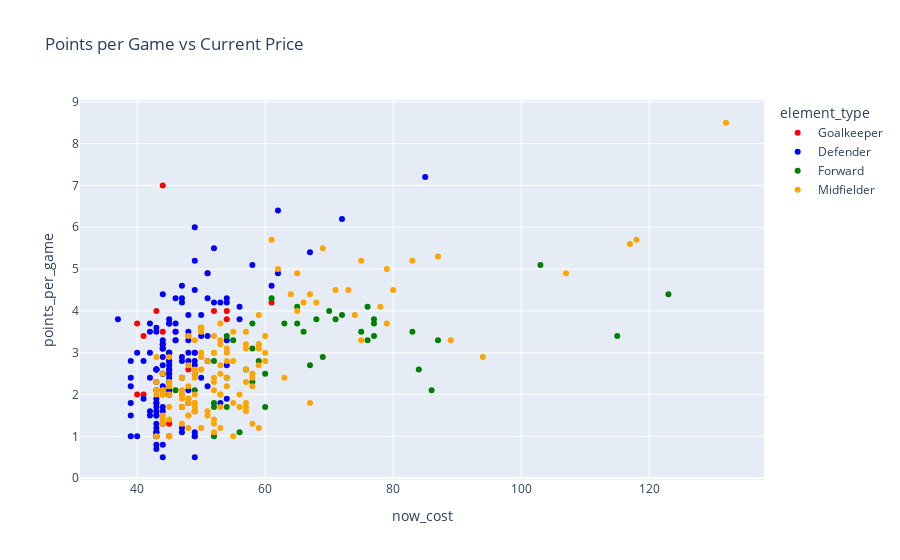

The code cell stored with this chart in its notebook:
### Code cell
df['points_per_game'] = pd.to_numeric(df['points_per_game'])
df['xA'] = pd.to_numeric(df['xA'])
df['xG'] = pd.to_numeric(df['xG'])
df['shots'] = pd.to_numeric(df['shots'])
df['key_passes'] = pd.to_numeric(df['key_passes'])
df['selected_by_percent'] = pd.to_numeric(df['selected_by_percent'])
df['form'] = pd.to_numeric(df['form'])

px.scatter(df, 
           x='now_cost', y='points_per_game',
           color='element_type',
           color_discrete_map=position_colors,
           hover_data= ['player_name', 'games'],
           title='Points per Game vs Current Price'
              )


#sns.scatterplot(x = df['now_cost'], y = df['points_per_game'], hue=df['element_type'], palette=position_colors)

### Figure 1 — Plotly figure (JSON) as saved in the notebook; plotly's stock layout.template omitted (floating-point values rounded to 4 significant figures; data arrays with more than 128 entries replaced by an {"elided": "..."} marker saying what was removed)
{"data": [{"customdata": [["Bernd Leno", 3], ["Aaron Ramsdale", 22], ["Álvaro Fernández", 12], ["Jonas Lössl", 2], ["Jason Steele", 1], ["Robert Sánchez", 26], ["Nick Pope", 24], ["Wayne Hennessey", 2], ["Edouard Mendy", 23], ["Vicente Guaita", 23], ["Jack Butland", 6], ["Jordan Pickford", 24], ["Kasper Schmeichel", 25], ["Illan Meslier", 28], ["Caoimhin Kelleher", 2], ["Zack Steffen", 1], ["David de Gea", 28], ["Karl Darlow", 8], ["Martin Dubravka", 15], ["Tim Krul", 21], ["Angus Gunn", 7], ["Fraser Forster", 11], ["Willy Caballero", 2], ["Hugo Lloris", 26], ["Ben Foster", 17], ["Daniel Bachmann", 11], ["Lukasz Fabianski", 27], ["Alphonse Areola", 1]], "hovertemplate": "element_type=Goalkeeper<br>now_cost=%{x}<br>points_per_game=%{y}<br>player_name=%{customdata[0]}<br>games=%{customdata[1]}<extra></extra>", "legendgroup": "Goalkeeper", "marker": {"color": "red", "symbol": "circle"}, "mode": "markers", "name": "Goalkeeper", "orientation": "v", "showlegend": true, "type": "scatter", "x": [45, 51, 45, 45, 40, 46, 54, 45, 61, 46, 44, 49, 48, 48, 43, 44, 52, 45, 44, 45, 40, 44, 43, 54, 41, 41, 50, 47], "xaxis": "x", "y": [1.3, 4.9, 2.6, 1, 2, 3.3, 3.8, 2, 4.2, 3.5, 3.2, 3, 3.4, 2.6, 4, 7, 4, 2.5, 3.5, 2.8, 3.7, 3.2, 1, 4, 3.4, 2, 3.6, 2], "yaxis": "y"}, {"customdata": {"elided": "132x2 mixed values"}, "hovertemplate": "element_type=Defender<br>now_cost=%{x}<br>points_per_game=%{y}<br>player_name=%{customdata[0]}<br>games=%{customdata[1]}<extra></extra>", "legendgroup": "Defender", "marker": {"color": "blue", "symbol": "circle"}, "mode": "markers", "name": "Defender", "orientation": "v", "showlegend": true, "type": "scatter", "x": {"elided": "132 int values"}, "xaxis": "x", "y": {"elided": "132 float values"}, "yaxis": "y"}, {"customdata": [["Alexandre Lacazette", 20], ["Ollie Watkins", 24], ["Danny Ings", 21], ["Ivan Toney", 23], ["Neal Maupay", 25], ["Danny Welbeck", 14], ["Jay Rodriguez", 22], ["Ashley Barnes", 15], ["Matej Vydra", 16], ["Wout Weghorst", 8], ["Timo Werner", 13], ["Romelu Lukaku", 18], ["Christian Benteke", 22], ["Jordan Ayew", 24], ["Jean-Philippe Mateta", 13], ["Odsonne Edouard", 22], ["Dominic Calvert-Lewin", 9], ["Salomón Rondón", 14], ["Jamie Vardy", 18], ["Kelechi Iheanacho", 17], ["Patson Daka", 13], ["Patrick Bamford", 7], ["Joe Gelhardt", 12], ["Roberto Firmino", 15], ["Edinson Cavani", 11], ["Chris Wood", 25], ["Callum Wilson", 15], ["Allan Saint-Maximin", 24], ["Teemu Pukki", 27], ["Adam Idah", 17], ["Joshua Sargent", 24], ["Che Adams", 22], ["Armando Broja", 24], ["Shane Long", 7], ["Adam Armstrong", 20], ["Harry Kane", 25], ["Emmanuel Dennis", 26], ["Joshua King", 25], ["Michail Antonio", 27], ["Raúl Jiménez", 26], ["Fabio Silva", 15], ["Hee-Chan Hwang", 20]], "hovertemplate": "element_type=Forward<br>now_cost=%{x}<br>points_per_game=%{y}<br>player_name=%{customdata[0]}<br>games=%{customdata[1]}<extra></extra>", "legendgroup": "Forward", "marker": {"color": "Green", "symbol": "circle"}, "mode": "markers", "name": "Forward", "orientation": "v", "showlegend": true, "type": "scatter", "x": [83, 75, 77, 65, 65, 59, 52, 52, 52, 66, 86, 115, 60, 58, 52, 63, 77, 60, 103, 69, 71, 77, 46, 87, 84, 67, 72, 68, 58, 49, 54, 70, 55, 54, 57, 123, 61, 58, 76, 76, 56, 54], "xaxis": "x", "y": [3.5, 3.5, 3.8, 4.1, 3.7, 2.8, 1.8, 1, 1.7, 3.5, 2.1, 3.4, 2.5, 2.3, 2.8, 3.7, 3.4, 1.7, 5.1, 2.9, 3.8, 3.7, 2.1, 3.3, 2.6, 2.7, 3.9, 3.8, 3.7, 2.1, 2.4, 4, 3.3, 1.7, 2.6, 4.4, 4.3, 3.1, 4.1, 3.3, 1.1, 3.4], "yaxis": "y"}, {"customdata": {"elided": "143x2 mixed values"}, "hovertemplate": "element_type=Midfielder<br>now_cost=%{x}<br>points_per_game=%{y}<br>player_name=%{customdata[0]}<br>games=%{customdata[1]}<extra></extra>", "legendgroup": "Midfielder", "marker": {"color": "Orange", "symbol": "circle"}, "mode": "markers", "name": "Midfielder", "orientation": "v", "showlegend": true, "type": "scatter", "x": {"elided": "143 int values"}, "xaxis": "x", "y": {"elided": "143 float values"}, "yaxis": "y"}], "layout": {"legend": {"title": {"text": "element_type"}, "tracegroupgap": 0}, "title": {"text": "Points per Game vs Current Price"}, "xaxis": {"anchor": "y", "domain": [0, 1], "title": {"text": "now_cost"}}, "yaxis": {"anchor": "x", "domain": [0, 1], "title": {"text": "points_per_game"}}}}
